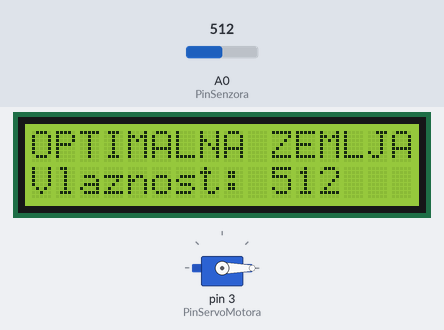
The sketch below on a simulated Arduino Uno, built with avr-gcc and run on an emulated ATmega328P. On the bench: 16×2 character LCD, servo. The test bench sets the inputs (shaded band); at power-on: A0 (PinSenzora) = 512.

Above: at 1.2 s.
1.3 s: A0 (PinSenzora) set to 784
At 4.5 s:
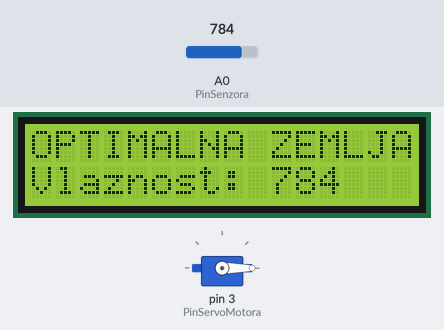
9.0 s: A0 (PinSenzora) set to 816
At 11.5 s:
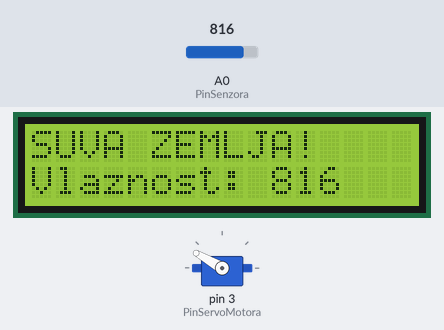
15.5 s: A0 (PinSenzora) set to 122
At 18.4 s:
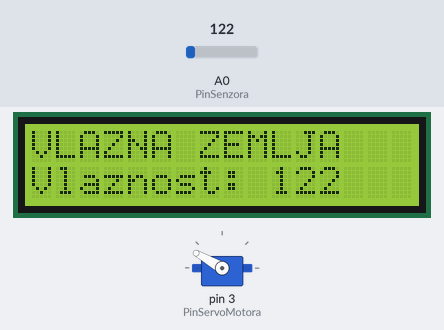
19.4 s: A0 (PinSenzora) set to 268
At 20.9 s:
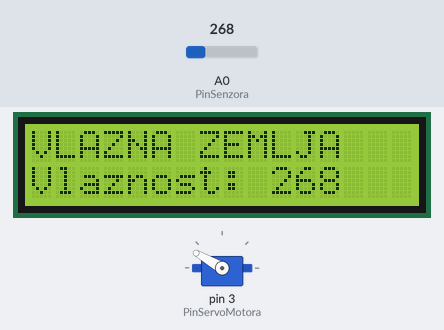
23.3 s: A0 (PinSenzora) set to 297
At 27.2 s:
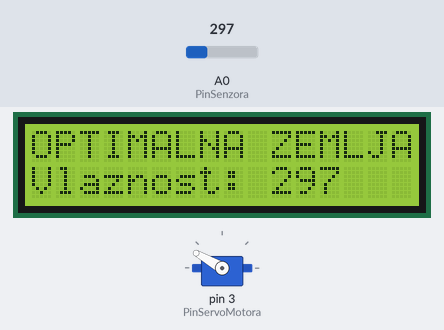
Timing chart, 0 to 28.6 s (numbered marks = the images above; inputs shaded):
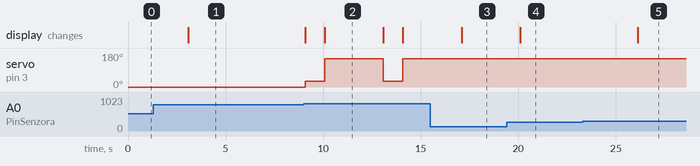

The sketch:

4ETR-B24-program.ino
```cpp
#include <Servo.h>          // biblioteka za rad sa servo motorom
#include <LiquidCrystal.h>  // biblioteka za rad sa LCD displejem

// Pinovi LCD displeja
const int RSPin = 10;
const int EnablePin = 11;
const int D4Pin = 4;
const int D5Pin = 5;
const int D6Pin = 6;
const int D7Pin = 7;

// Kreiranje i inicijalizacija LiquidCrystal objekta
LiquidCrystal lcd(RSPin, EnablePin, D4Pin, D5Pin, D6Pin, D7Pin);
Servo mojServo;                // Kreiranje Servo objekta
const int PinSenzora = A0;     // pin na koji je povezan senzor vlage
const int PinServoMotora = 3;  // pin preko kog servo dobija PWM signal
int vlaznost;                  // celobrojna vrednost očitana sa senzora (0-1023)
unsigned const short donjiPragVlaznosti = 287, gornjiPragVlaznosti = 800;


void setup() {
  lcd.begin(16, 2);                 // Inicijalizacije veličine displeja (širina, visina)
  mojServo.attach(PinServoMotora);  // inicijalizacija servo motora na datom pinu
  mojServo.write(0);                // Pocetni ugao servo motora
}

void loop() {
  lcd.clear();
  vlaznost = analogRead(PinSenzora);
  if (vlaznost < donjiPragVlaznosti) { // Ako je zemlja vlazna
    lcd.print("VLAZNA ZEMLJA");
  } else if (vlaznost > gornjiPragVlaznosti) { // Ako je zemlja suva
    lcd.print("SUVA ZEMLJA!");
    mojServo.write(30);
    delay(1000); // 1 sekunda odziv
    mojServo.write(150);
  } else {
    lcd.print("OPTIMALNA ZEMLJA");
  }
  // Ispis vlaznosti zemljista u drugom redu LCD-a
  lcd.setCursor(0, 1);
  lcd.print("Vlaznost: ");
  lcd.print(vlaznost);
  delay(3000);  // pauza od 3s
}
```

Measured:
- the behaviour switches between 800 and 801 on A0 (PinSenzora) (found by bisection; images 1 and 2)
- the behaviour switches between 286 and 287 on A0 (PinSenzora) (found by bisection; images 4 and 5)
- after the input at 1.3 s, the display: changes after 1.8 s (image 1)
- after the input at 9.0 s, servo on pin 3 (PinServoMotora): alternates 150° for 3.0 s and 30° for 1.0 s, starting after 0.09 s; the display: first changes after 0.09 s (image 2 shows a later state)
- after the input at 15.5 s, servo on pin 3 (PinServoMotora): stays 150° (without the input it goes to 30° after 1.6 s); the display: changes after 1.6 s (image 3)
- after the input at 19.4 s, the display: changes after 0.71 s (image 4)
- after the input at 23.3 s, the display: changes after 2.8 s (image 5)
